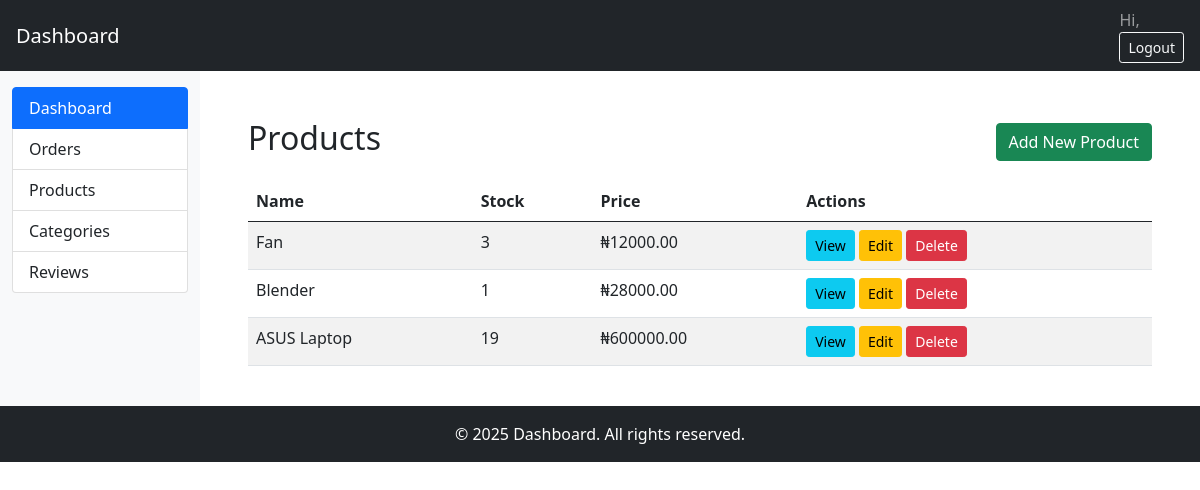
/shop/products/, run on an earlier commit of the app's database.
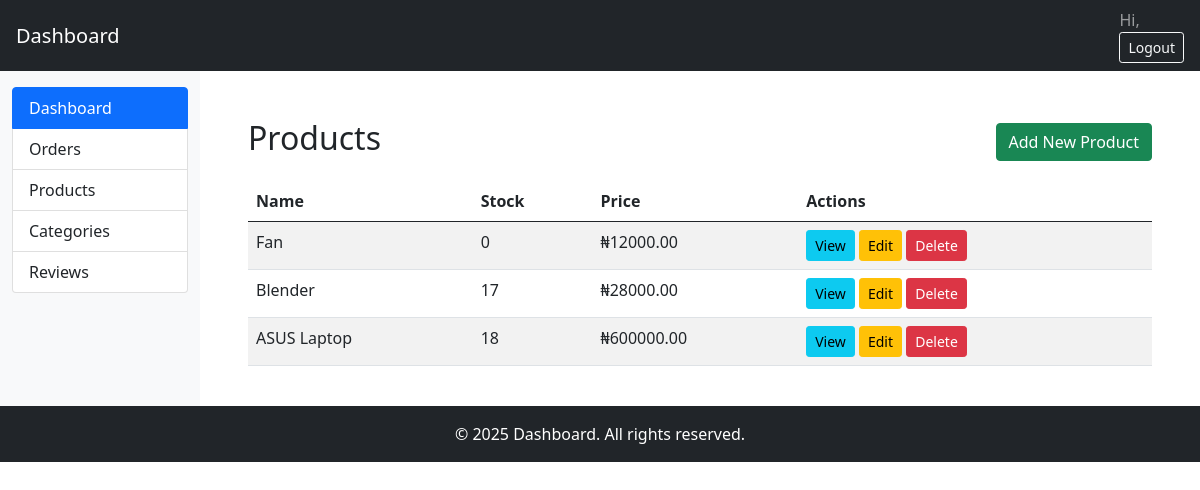
And on a later commit of the database.
### shop/models.py (models this page shows, shortened)
class Product(models.Model):
    product_name = models.CharField(max_length=50)
    price = models.DecimalField(max_digits=10, decimal_places=2)
    description = models.TextField()
    stock = models.IntegerField(default=1)
    category = models.ForeignKey(Category, on_delete=models.CASCADE)
    thumbnail = models.ImageField(upload_to='product_images/')
    user = models.ForeignKey(User, on_delete=models.CASCADE, related_name='user_product')

### shop/views.py (the view)
# urls.py: path('products/', ProductListView.as_view(), name='product_list'),
class ProductListView(ListView):
    model = Product
    template_name = 'shop/product/product_list.html'
    context_object_name = 'products'

### shop/templates/shop/product/product_list.html
{% extends 'dashboard.html' %}
{% block content %}
<div class="container mt-4">
  <div class="d-flex justify-content-between align-items-center mb-3">
    <h2>Products</h2>
    <a href="{% url 'shop:product_create' %}" class="btn btn-success">Add New Product</a>
  </div>
  <div class="table-responsive">
    <table class="table table-striped">
      <thead>
        <tr><th>Name</th><th>Stock</th><th>Price</th><th>Actions</th></tr>
      </thead>
      <tbody>
        {% for product in products %}
        <tr>
          <td>{{ product.product_name }}</td>
          <td>{{ product.stock }}</td>
          <td>₦{{ product.price }}</td>
          <td>
            <a href="{% url 'shop:product_detail' product.pk %}" class="btn btn-sm btn-info">View</a>
            <a href="{% url 'shop:product_update' product.pk %}" class="btn btn-sm btn-warning">Edit</a>
            <a href="{% url 'shop:product_delete' product.pk %}" class="btn btn-sm btn-danger">Delete</a>
          </td>
        </tr>
        {% empty %}
        <tr><td colspan="3" class="text-center">No products found.</td></tr>
        {% endfor %}
      </tbody>
    </table>
  </div>
</div>
{% endblock %}

What changed in the data, as far as the page shows it:
changed Product "Fan": stock "3" → "0"
changed Product "Blender": stock "1" → "17"
changed Product "ASUS Laptop": stock "19" → "18"
